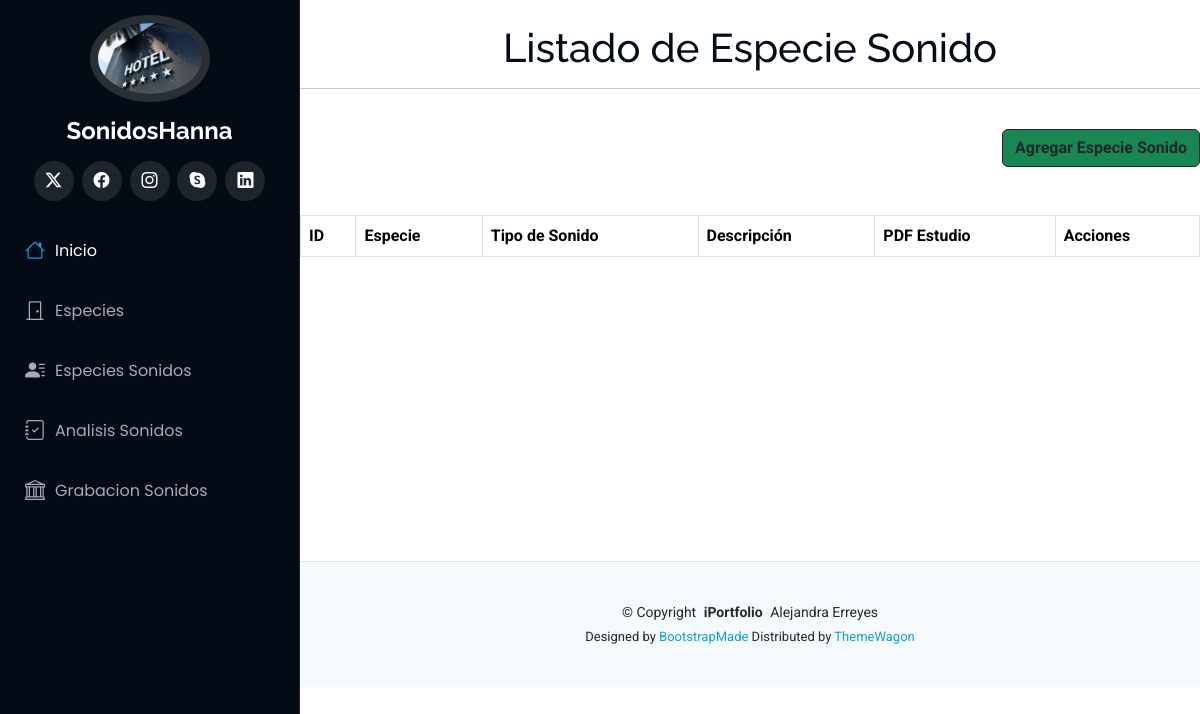
Before: /especiesonido/ with the older database file.
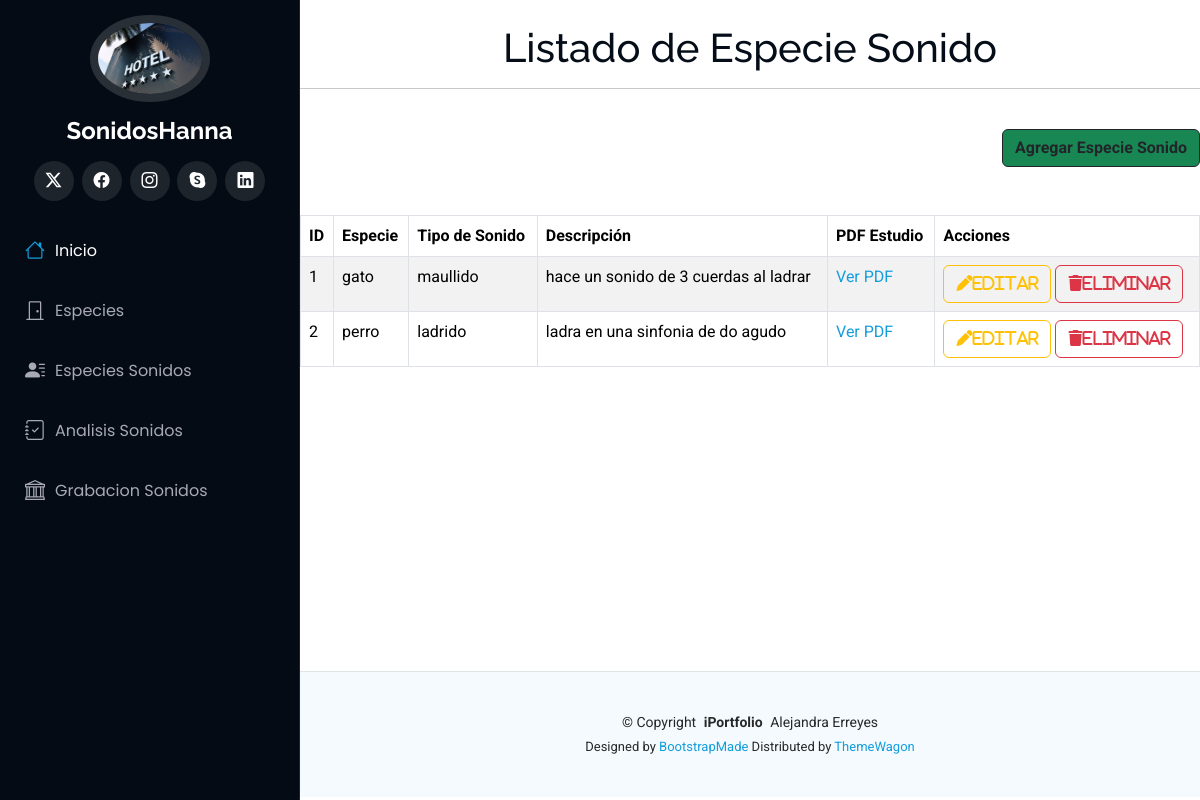
After: the same page with the newer database file.
### Aplicaciones/EspeciesSonidos/models.py (models this page shows, shortened)
class EspecieSonido(models.Model):
    id = models.AutoField(primary_key=True)
    especie = models.ForeignKey(Especie, on_delete=models.CASCADE)
    tipo_sonido = models.CharField(max_length=100)
    descripcion = models.TextField()
    pdf_estudio = models.FileField(upload_to='pdf_estudios/', null=True, blank=True)

### Aplicaciones/Especies/models.py (models this page shows, shortened)
class Especie(models.Model):
    id = models.AutoField(primary_key=True)
    nombre = models.CharField(max_length=100)
    tipo_especie = models.CharField(max_length=100)

### Aplicaciones/EspeciesSonidos/views.py (the view)
# urls.py: path('', views.inicioEspecieSonido),
def inicioEspecieSonido(request):
    listado = EspecieSonido.objects.all()
    return render(request, "inicioEspecieSonido.html", {'especiesonidos': listado})

### Aplicaciones/EspeciesSonidos/templates/inicioEspecieSonido.html (shortened to what this page needs)
{% extends './plantilla.html' %}
{% block contenido %}
<br>
<h1 style="text-align: center;">Listado de Especie Sonido</h1>
<hr>
<br>
<div class="text-end">
    <a href="nuevaEspecieSonido" class="btn btn-dark bg-success text-dark"><b>Agregar Especie Sonido</b></a>
</div>
<br>
<br>
<table class="table table-bordered table-striped table-hover">
    <thead class="bg-success">
        <tr>
            <th>ID</th>
            <th>Especie</th>
            <th>Tipo de Sonido</th>
            <th>Descripción</th>
            <th>PDF Estudio</th>
            <th>Acciones</th>
        </tr>
    </thead>
    <tbody>
        {% for EspecieTemporal in especiesonidos %}
            <tr>
                <td>{{EspecieTemporal.id}}</td>
                <td>{{EspecieTemporal.especie.nombre}}</td>
                <td>{{EspecieTemporal.tipo_sonido}}</td>
                <td>{{EspecieTemporal.descripcion}}</td>
                <td>
                    {% if EspecieTemporal.pdf_estudio %}
                        <a href="{{EspecieTemporal.pdf_estudio.url}}" target="_blank">Ver PDF</a>
                    {% else %}
                        No disponible
                    {% endif %}
                </td>
                <td>
                    <a href="editarEspecieSonido/{{EspecieTemporal.id}}" class="btn btn-outline-warning">
                        <i class="fa fa-pen">editar</i>
                    </a>
                    <a href="#" class="btn btn-outline-danger" onclick="confirmarEliminacion('{{ EspecieTemporal.id }}')">
                        <i class="fa fa-trash">eliminar</i>
                    </a>
                </td>
            </tr>
        {% endfor %}
    </tbody>
</table>
<br><br><br><br><br><br><br><br><br><br><br><br>
{% endblock %}

Changed rows visible on the page:
added EspecieSonido: id "1", especie.nombre "gato", tipo_sonido "maullido", descripcion "hace un sonido de 3 cuerdas al ladrar"
added EspecieSonido: id "2", especie.nombre "perro", tipo_sonido "ladrido", descripcion "ladra en una sinfonia de do agudo"
